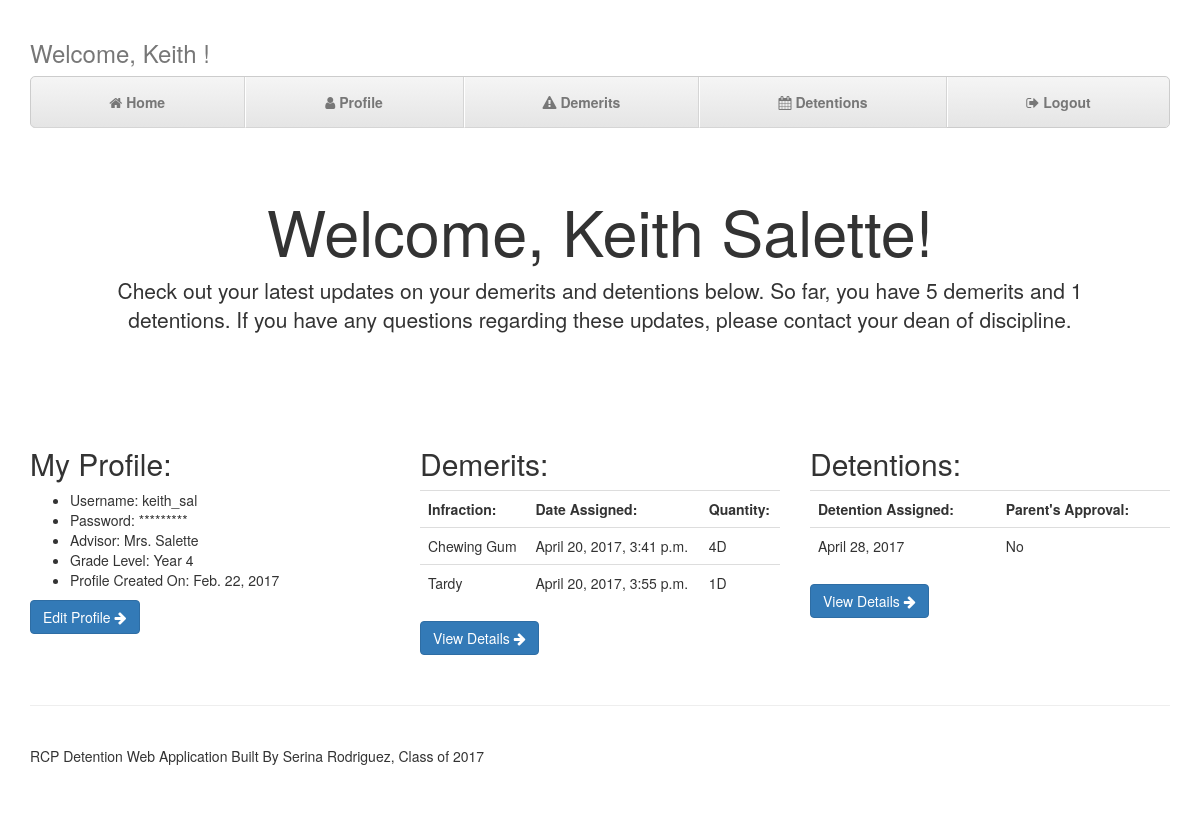
The page / (signed in) on the database as committed earlier.
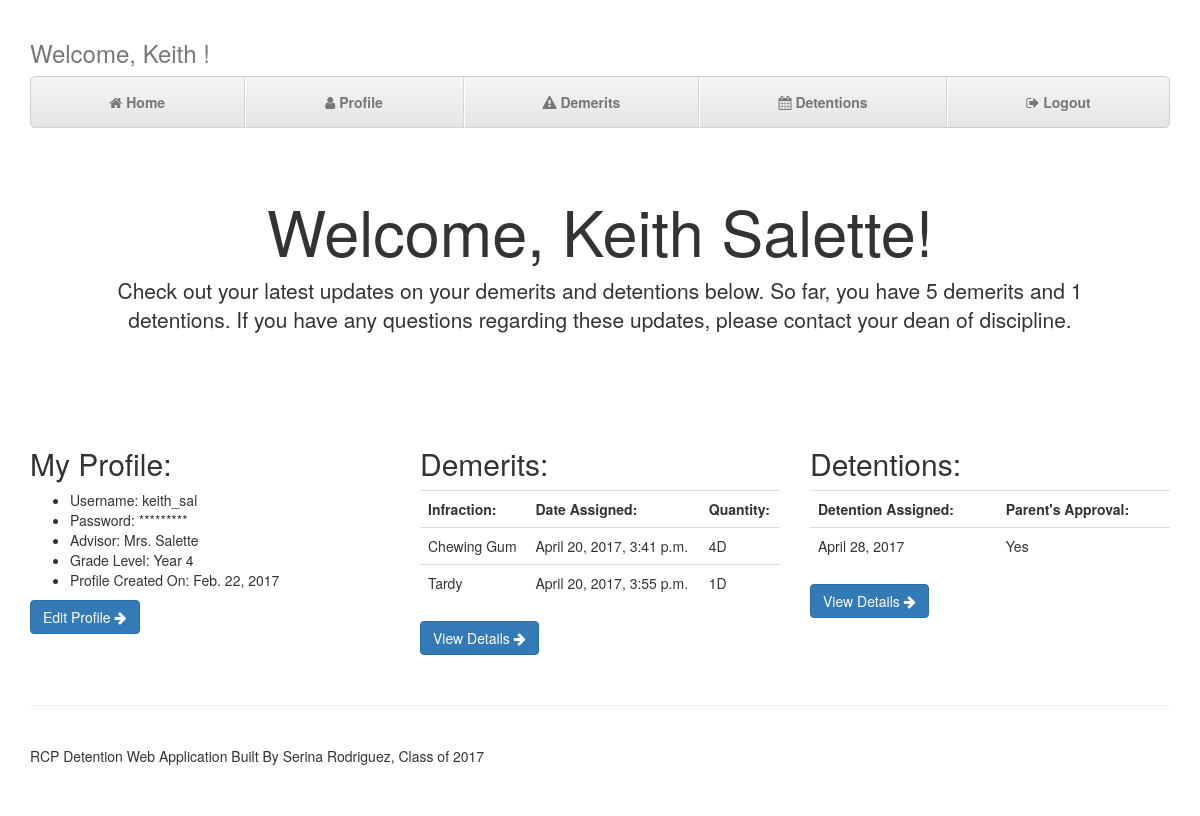
The same page on the database as committed later.
### detention/models.py (models this page shows)
class Detention(models.Model):
    detention_date = models.DateField()
    start_time = models.TimeField()
    location = models.CharField(max_length=50)
    parent_profile = models.ForeignKey(ParentProfile)
    parent_approval = models.BooleanField(default=False)
    parent_approval_date = models.DateField(default=datetime.datetime.now)
    demerit = models.ManyToManyField(Demerit)

### detention/views.py (the view, shortened to what this page needs)
# urls.py: url(r'^$', views.index, name='index'),
def index(request):
    username_pk = request.user.pk
    if username_pk is None:
        return redirect('login')
    else:
        student_check = StudentProfile.objects.filter(username=request.user)
        parent_check = ParentProfile.objects.filter(username=request.user)
        if len(student_check)>0:
            student = StudentProfile.objects.get(username=request.user)
            detention = Detention.objects.filter(demerit__student=student).values('detention_date', 'parent_approval').annotate(Count('detention_date'))
            demerit_count = Demerit.objects.filter(student=student).aggregate(Sum('demerit_quantity'))
            demerit = Demerit.objects.filter(student=student)
            parent = None
    context = {'student':student, 'det': detention, 'dem_total': demerit_count, 'demerit': demerit, 'parent': parent}
    return render(request, 'detention/index.html', context)

### detention/models.py (called while the page is built)
    def __str__(self):
        return '%s %s' % (self.first_name, self.last_name)

### detention/templates/detention/index.html
{% extends 'detention/base.html' %}
{% load crispy_forms_tags %}
{% block content %}
      <div class="jumbotron">
        {% if student %}
  <h1>Welcome, {{student}}!</h1>
  {% else %}
  <h1>Welcome, {{parent}}!</h1>
  {% endif %}
        <p class="lead">Check out your latest updates on your demerits and detentions below. So far, {% if student%} you have {% else %} {{parent.student_username}} has {% endif%} {{dem_total.demerit_quantity__sum}} demerits and {{det.count}} detentions.
        If you have any questions regarding these updates, please contact your dean of discipline.</p>
      </div>
      <div class="row">
        <div class="col-lg-4">
          <h2>My Profile:</h2>
            {% if student %}
          <ul>
              <li>Username: {{student.username}}</li>
              <li>Password: *********</li>
              <li>Advisor: {{student.advisor}}</li>
              <li>Grade Level: Year {{student.grade_level}}</li>
              <li>Profile Created On: {{student.date_created}}</li>
          </ul>
            {% else %} <ul><li>Usermame: {{parent.username}}</li>
              <li>Password: *********</li>
              <li>Advisor: {{parent.student_username.advisor}}</li>
              <li>Grade Level: {{parent.student_username.grade_level}}</li>
              <li>Profile Created On: {{parent.date_created}}</li></ul>
            {% endif %}
            <p><a class="btn btn-primary" href="{% url 'profile' %}" role="button">Edit Profile <i class="fa fa-arrow-right" aria-hidden="true"></i></i></a></p>
        </div>
        <div class="col-lg-4">
          <h2>Demerits:</h2>
            <div class="table-responsive">
                <table class="table">
                <th>Infraction:</th>
                    <th>Date Assigned:</th>
                    <th>Quantity:</th>
                    {% for d in demerit %}
                    <tr>
                        <td>{{d.infraction}}</td>
                        <td>{{d.date_assigned}}</td>
                        <td>{{d.demerit_quantity}}D</td>
                    </tr>{% endfor %}
                </table>
            </div>
          <p><a class="btn btn-primary" href="{% url 'demerits' %}" role="button">View Details <i class="fa fa-arrow-right" aria-hidden="true"></i></i></a></p>
       </div>
        <div class="col-lg-4">
          <h2>Detentions:</h2>
            <div class="table-responsive">
                <table class="table">
                    <th>Detention Assigned:</th>
                    <th>Parent's Approval:</th>
                    {% for d in det %}
                    <tr>
                        <td>{{d.detention_date}}</td>
                        <td>{% if d.parent_approval %}Yes{% else %}No{% endif %}</td>
                    </tr>{% endfor %}
                </table>
            </div>
          <p><a class="btn btn-primary" href="{% url 'detentions' %}" role="button">View Details <i class="fa fa-arrow-right" aria-hidden="true"></i> </i></a></p>
        </div>
      </div>
{% endblock %}

Rows that differ between the two databases and show on the page:
changed Detention: text "No" → "Yes"
